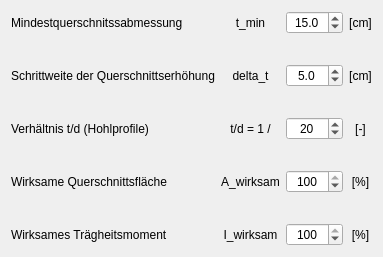
          <widget class="QWidget" name="tab">
           <attribute name="title">
            <string>Profil</string>
           </attribute>
           <layout class="QVBoxLayout" name="verticalLayout_7">
            <item>
             <layout class="QGridLayout" name="gridLayout_5">
              <property name="verticalSpacing">
               <number>30</number>
              </property>
              <item row="0" column="0">
               <widget class="QLabel" name="label_131_6">
                <property name="text">
                 <string>Mindestquerschnitssabmessung</string>
                </property>
               </widget>
              </item>
              <item row="0" column="1">
               <widget class="QLabel" name="label_132_6">
                <property name="text">
                 <string>t_min</string>
                </property>
                <property name="alignment">
                 <set>Qt::AlignCenter</set>
                </property>
               </widget>
              </item>
              <item row="0" column="3">
               <widget class="QLabel" name="label_134_6">
                <property name="text">
                 <string>[cm]</string>
                </property>
                <property name="alignment">
                 <set>Qt::AlignCenter</set>
                </property>
               </widget>
              </item>
              <item row="1" column="0">
               <widget class="QLabel" name="label_131_5">
                <property name="text">
                 <string>Schrittweite der Querschnittserhöhung</string>
                </property>
               </widget>
              </item>
              <item row="1" column="1">
               <widget class="QLabel" name="label_132_5">
                <property name="text">
                 <string>delta_t</string>
                </property>
                <property name="alignment">
                 <set>Qt::AlignCenter</set>
                </property>
               </widget>
              </item>
              <item row="1" column="3">
               <widget class="QLabel" name="label_134_5">
                <property name="text">
                 <string>[cm]</string>
                </property>
                <property name="alignment">
                 <set>Qt::AlignCenter</set>
                </property>
               </widget>
              </item>
              <item row="2" column="0">
               <widget class="QLabel" name="label_131_04">
                <property name="text">
                 <string>Verhältnis t/d (Hohlprofile)</string>
                </property>
               </widget>
              </item>
              <item row="2" column="1">
               <widget class="QLabel" name="label_132_04">
                <property name="text">
                 <string>t/d = 1 /</string>
                </property>
                <property name="alignment">
                 <set>Qt::AlignCenter</set>
                </property>
               </widget>
              </item>
              <item row="2" column="2">
               <widget class="QSpinBox" name="spinBox_verhaeltnis_td">
                <property name="alignment">
                 <set>Qt::AlignCenter</set>
                </property>
                <property name="minimum">
                 <number>2</number>
                </property>
                <property name="maximum">
                 <number>200</number>
                </property>
                <property name="value">
                 <number>20</number>
                </property>
               </widget>
              </item>
              <item row="2" column="3">
               <widget class="QLabel" name="label_134_04">
                <property name="text">
                 <string>[-]</string>
                </property>
                <property name="alignment">
                 <set>Qt::AlignCenter</set>
                </property>
               </widget>
              </item>
              <item row="3" column="0">
               <widget class="QLabel" name="label_131_05">
                <property name="text">
                 <string>Wirksame Querschnittsfläche</string>
                </property>
               </widget>
              </item>
              <item row="3" column="1">
               <widget class="QLabel" name="label_132_05">
                <property name="text">
                 <string>A_wirksam</string>
                </property>
                <property name="alignment">
                 <set>Qt::AlignCenter</set>
                </property>
               </widget>
              </item>
              <item row="3" column="2">
               <widget class="QSpinBox" name="spinBox_minderung_A">
                <property name="alignment">
                 <set>Qt::AlignCenter</set>
                </property>
                <property name="minimum">
                 <number>1</number>
                </property>
                <property name="maximum">
                 <number>100</number>
                </property>
                <property name="value">
                 <number>100</number>
                </property>
               </widget>
              </item>
              <item row="3" column="3">
               <widget class="QLabel" name="label_134_05">
                <property name="text">
                 <string>[%]</string>
                </property>
                <property name="alignment">
                 <set>Qt::AlignCenter</set>
                </property>
               </widget>
              </item>
              <item row="4" column="0">
               <widget class="QLabel" name="label_131_06">
                <property name="text">
                 <string>Wirksames Trägheitsmoment</string>
                </property>
               </widget>
              </item>
              <item row="4" column="1">
               <widget class="QLabel" name="label_132_06">
                <property name="text">
                 <string>I_wirksam</string>
                </property>
                <property name="alignment">
                 <set>Qt::AlignCenter</set>
                </property>
               </widget>
              </item>
              <item row="4" column="2">
               <widget class="QSpinBox" name="spinBox_minderung_I">
                <property name="alignment">
                 <set>Qt::AlignCenter</set>
                </property>
                <property name="minimum">
                 <number>1</number>
                </property>
                <property name="maximum">
                 <number>100</number>
                </property>
                <property name="value">
                 <number>100</number>
                </property>
               </widget>
              </item>
              <item row="4" column="3">
               <widget class="QLabel" name="label_134_06">
                <property name="text">
                 <string>[%]</string>
                </property>
                <property name="alignment">
                 <set>Qt::AlignCenter</set>
                </property>
               </widget>
              </item>
              <item row="0" column="2">
               <widget class="QDoubleSpinBox" name="spinBox_tmin">
                <property name="alignment">
                 <set>Qt::AlignCenter</set>
                </property>
                <property name="decimals">
                 <number>1</number>
                </property>
                <property name="value">
                 <double>15.000000000000000</double>
                </property>
               </widget>
              </item>
              <item row="1" column="2">
               <widget class="QDoubleSpinBox" name="spinBox_delta_t">
                <property name="alignment">
                 <set>Qt::AlignCenter</set>
                </property>
                <property name="decimals">
                 <number>1</number>
                </property>
                <property name="value">
                 <double>5.000000000000000</double>
                </property>
               </widget>
              </item>
             </layout>
            </item>
           </layout>
          </widget>
